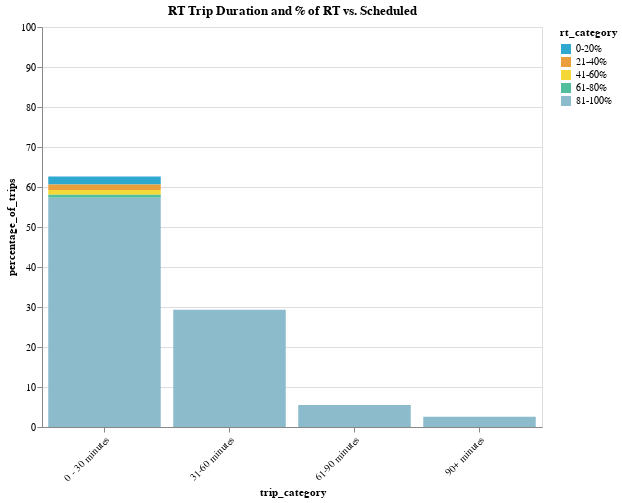

The notebook cell this image was saved under:
### Code cell
threshold_utils.chart_size(rt_trip_time_chart, 500, 400)

### Figure 1 — Vega-Lite specification as saved in the notebook (floating-point values rounded to 4 significant figures; data arrays with more than 128 entries replaced by an {"elided": "..."} marker saying what was removed)
{"config": {"view": {"continuousWidth": 400, "continuousHeight": 300}}, "data": {"name": "data-b38d37a2e2d8f08eab25e94e5adc4f30"}, "mark": "bar", "encoding": {"color": {"field": "rt_category", "scale": {"range": ["#2EA8CE", "#EB9F3C", "#F4D837", "#51BF9D", "#8CBCCB", "#9487C0"]}, "type": "nominal"}, "tooltip": [{"field": "_gtfs_dataset_name", "type": "nominal"}, {"field": "trip_category", "type": "nominal"}, {"field": "rt_category", "type": "nominal"}, {"field": "rt_trip_counts_by_operator", "type": "quantitative"}, {"field": "total_trips", "type": "quantitative"}, {"field": "percentage_of_trips", "type": "quantitative"}], "x": {"axis": {"labelAngle": -45}, "field": "trip_category", "type": "nominal"}, "y": {"field": "percentage_of_trips", "scale": {"domain": [0, 100]}, "type": "quantitative"}}, "height": 400, "selection": {"Operator": {"type": "single", "fields": ["_gtfs_dataset_name"], "bind": {"input": "select", "options": ["Anaheim Resort VehiclePositions", "Antelope Valley Transit Authority Vehicle Positions", "Banning Pass Vehicle Positions", "Bay Area 511 AC Transit Vehicle Position", "Bay Area 511 Caltrain VehiclePositions", "Bay Area 511 County Connection VehiclePositions", "Bay Area 511 Dumbarton Express VehiclePositions", "Bay Area 511 Emery Go-Round VehiclePositions", "Bay Area 511 Fairfield and Suisun Transit Vehicle Positions", "Bay Area 511 Golden Gate Transit Vehicle Positions", "Bay Area 511 MVGO VehiclePositions", "Bay Area 511 Marin VehiclePositions", "Bay Area 511 Muni VehiclePositions", "Bay Area 511 Petaluma VehiclePositions", "Bay Area 511 SamTrans VehiclePositions", "Bay Area 511 San Francisco Bay Ferry VehiclePositions", "Bay Area 511 Santa Clara Transit VehiclePositions", "Bay Area 511 Santa Rosa CityBus VehiclePositions", "Bay Area 511 SolTrans VehiclePositions", "Bay Area 511 Sonoma County Transit Vehicle Positions", "Bay Area 511 Sonoma-Marin Area Rail Transit VehiclePositions", "Bay Area 511 Tri Delta VehiclePositions", "Bay Area 511 Tri-Valley Wheels VehiclePositions", "Bay Area 511 Union City Transit VehiclePositions", "Bay Area 511 Vine Transit VehiclePositions", "Bay Area 511 WestCAT VehiclePositions", "Beach Cities VehiclePositions", "Bear Vehicle Positions", "Beaumont Pass Vehicle Positions", "Big Blue Bus VehiclePositions", "BruinBus Vehicle Positions", "Burbank VehiclePositions", "Commerce VehiclePositions", "Eastern Sierra Vehicle Positions", "Elk Grove VehiclePositions", "Foothill Vehicle Positions", "Fresno Vehicle Positions", "GET VehiclePositions", "Humboldt Vehicle Positions", "Kings Vehicle Positions", "LA DOT VehiclePositions", "LA Metro Bus Vehicle Positions", "LA Metro Rail Vehicle Positions", "Lake Vehicle Positions", "Long Beach VehiclePositions", "Madera County Connection Vehicle Positions", "Montebello Vehicle Positions", "Monterey Salinas VehiclePositions", "Nevada County Vehicle Positions", "North County Vehicle Positions", "Norwalk Vehicle Positions", "OCTA VehiclePositions", "Pasadena VehiclePositions", "PresidiGo VehiclePositions", "Redding Vehicle Positions", "Redwood Coast Vehicle Positions", "Riverside VehiclePositions", "San Diego Vehicle Positions", "San Joaquin Vehicle Positions", "Santa Clarita VehiclePositions", "Santa Maria Vehicle Positions", "Santa Ynez Vehicle Positions", "StanRTA Vehicle Positions", "Tahoe Transportation Vehicle Positions", "Torrance Swiftly Vehicle Positions", "Torrance Vehicle Positions", "Turlock Vehicle Positions", "Unitrans Vehicle Positions", "VCTC Vehicle Positions", "Victor Valley Vehicle Position", "Visalia VehiclePositions", "WeHo Vehicle Positions"], "name": "Operator"}, "init": {"_gtfs_dataset_name": "Anaheim Resort VehiclePositions"}}, "selector001": {"type": "interval", "bind": "scales", "encodings": ["x", "y"]}}, "title": "RT Trip Duration and % of RT vs. Scheduled", "transform": [{"filter": {"selection": "Operator"}}], "width": 500, "$schema": "https://vega.github.io/schema/vega-lite/v4.17.0.json", "datasets": {"data-b38d37a2e2d8f08eab25e94e5adc4f30": {"elided": "725 records"}}}
